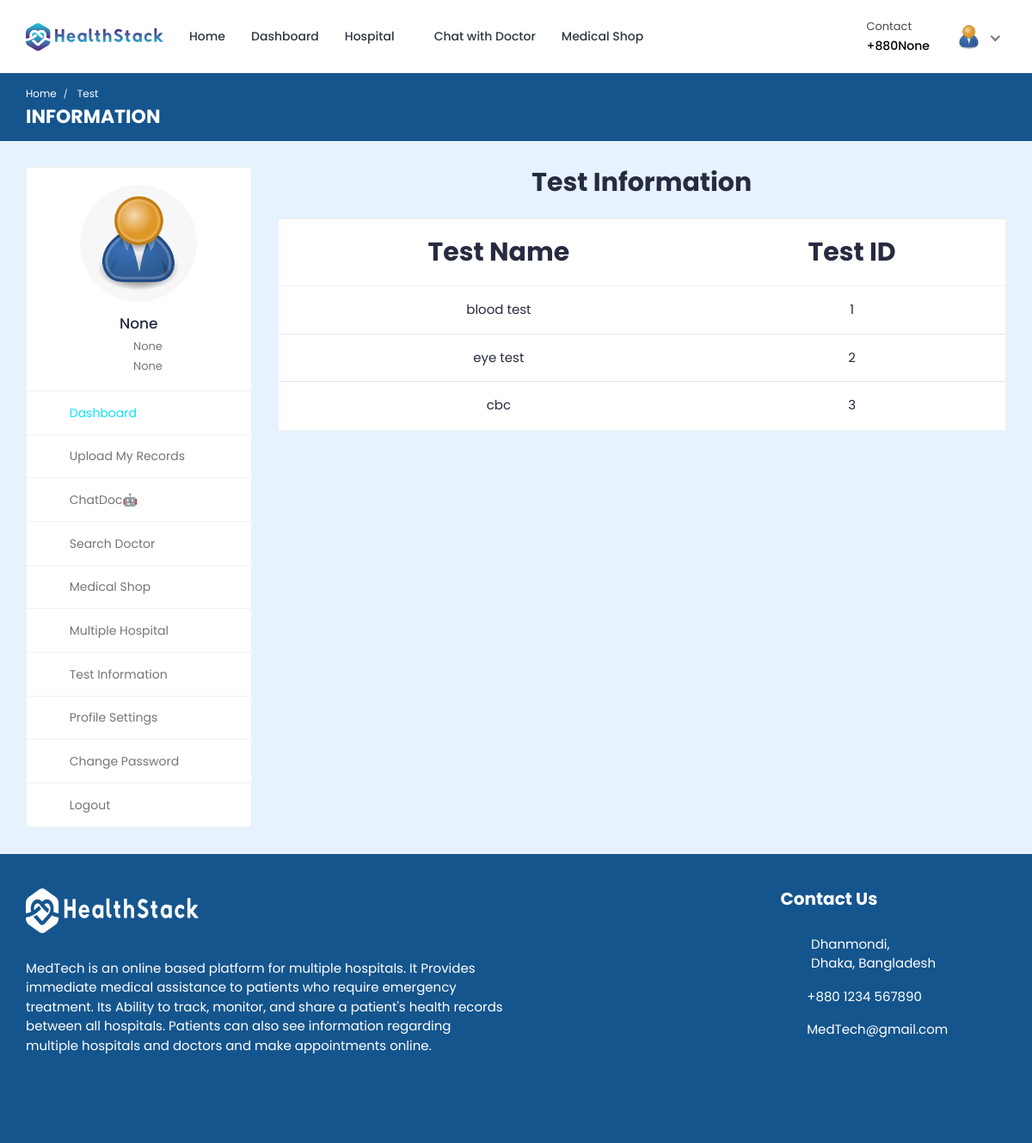
The app's page /doctor/doctor-test-list/ (signed in) with its own data.
### hospital/models.py (models this page shows, shortened)
class Patient(models.Model):
    patient_id = models.AutoField(primary_key=True)
    user = models.OneToOneField(User, on_delete=models.CASCADE, null=True, blank=True, related_name='patient')
    name = models.CharField(max_length=200, null=True, blank=True)
    username = models.CharField(max_length=200, null=True, blank=True)
    age = models.IntegerField(null=True, blank=True)
    email = models.EmailField(max_length=200, null=True, blank=True)
    phone_number = models.IntegerField(null=True, blank=True)
    address = models.CharField(max_length=200, null=True, blank=True)
    featured_image = models.ImageField(upload_to='patients/', default='patients/user-default.png', null=True, blank=True)
    blood_group = models.CharField(max_length=200, null=True, blank=True)
    history = models.CharField(max_length=200, null=True, blank=True)
    dob = models.CharField(max_length=200, null=True, blank=True)
    nid = models.CharField(max_length=200, null=True, blank=True)
    serial_number = models.CharField(max_length=200, null=True, blank=True)
    login_status = models.CharField(max_length=200, null=True, blank=True, default="offline")

### hospital_admin/models.py (models this page shows, shortened)
class Test_Information(models.Model):
    test_id = models.AutoField(primary_key=True)
    test_name = models.CharField(max_length=200, null=True, blank=True)
    test_price = models.CharField(max_length=200, null=True, blank=True)

### doctor/views.py (the view)
# urls.py: path('doctor-test-list/', views.doctor_test_list, name='doctor-test-list'),
@csrf_exempt
@login_required(login_url="login")
def doctor_test_list(request):
    if request.user.is_authenticated and request.user.is_doctor:
        doctor = Doctor_Information.objects.get(user=request.user)
        tests = Test_Information.objects.all
        context = {'doctor': doctor, 'tests': tests}
        return render(request, 'doctor-test-list.html', context)
    elif request.user.is_authenticated and request.user.is_patient:
        patient = Patient.objects.get(user=request.user)
        tests = Test_Information.objects.all
        context = {'patient': patient, 'tests': tests}
        return render(request, 'doctor-test-list.html', context)
    else:
        logout(request)
        messages.info(request, 'Not Authorized')
        return render(request, 'doctor-login.html')

### templates/doctor-test-list.html (shortened to what this page needs)
{% load static %}
<!DOCTYPE html>
<html lang="en">
  <head>
    <link
      rel="stylesheet"
      href="{% static 'MedTech-System/css/Normal/bootstrap.min.css' %}"
    />
    <link
      rel="stylesheet"
      href="{% static 'MedTech-System/plugins/Normal/fontawesome/css/fontawesome.min.css' %}"
    />
    <link
      rel="stylesheet"
      href="{% static 'MedTech-System/plugins/Normal/fontawesome/css/all.min.css' %}"
    />
    <link
      rel="stylesheet"
      href="{% static 'MedTech-System/css/Normal/style.css' %}"
    />
  </head>
  <body>
  {% if user.is_authenticated %}
    <div class="main-wrapper">
      <header class="header">
        {% if user.is_authenticated and user.is_patient %}
				{% include 'patient_navbar.html' %}
				{% endif %}
      </header>
      <div class="breadcrumb-bar">
        <div class="container-fluid">
          <div class="row align-items-center">
            <div class="col-md-12 col-12">
              <nav aria-label="breadcrumb" class="page-breadcrumb">
                <ol class="breadcrumb">
                  {% if user.is_authenticated and user.is_patient %}
									<li class="breadcrumb-item"><a href="{% url 'patient-dashboard' %}">Home</a></li>
									{% endif %}
                  <li class="breadcrumb-item active" aria-current="page">
                    Test
                  </li>
                </ol>
              </nav>
              <h2 class="breadcrumb-title">INFORMATION</h2>
            </div>
          </div>
        </div>
      </div>
      <div class="content">
        <div class="container-fluid">
          <div class="row">
            <div class="col-md-5 col-lg-4 col-xl-3 theiaStickySidebar">
              <div>
                {% if user.is_authenticated and user.is_patient %}
								{% include 'patient-sidebar.html' %}
								{% endif %}
              </div>
            </div>
            <div class="col-md-7 col-lg-8 col-xl-9">
              <div class="row">
                <div class="col-md-12">
                  <h2 class="mb-4 text-center"><b>Test Information</b></h2>
                  <div class="appointment-tab">
                      <div class="tab-pane" id="today-appointments">
                        <div class="card card-table mb-0">
                          <div class="card-body">
                            <div class="table-responsive">
                              <table
                                class="table table-hover table-center mb-0 text-center"
                              >
                                <thead style="font-size: 30px;">
                                  <tr>
                                    <th>Test Name</th>
                                    <th>Test ID</th>
                                  </tr>
                                </thead>
                                <tbody>
                                  {% for t in tests %}
                                  <tr>
                                    <td> {{t.test_name}}</td>
                                    <td>{{t.test_id}}</td>
                                  </tr>
                                  {% endfor %}
                                </tbody>
                              </table>
                            </div>
                          </div>
                        </div>
                      </div>
                    </div>
                  </div>
                </div>
              </div>
            </div>
          </div>
        </div>
      </div>
      {% include 'footer.html' %}
  {% else %}
  <p> You are not logged in </p>
  {% endif %}
  </body>
</html>

### templates/patient_navbar.html (shortened to what this page needs)
{% load static %}
<nav class="navbar navbar-expand-lg header-nav">
  <div class="navbar-header">
    <a href="{% url 'hospital_home'%}" class="navbar-brand logo">
      <img
        src="{% static 'MedTech-System/images/Normal/logo.jpg' %}"
        class="img-fluid"
        alt="Logo"
      />
    </a>
  </div>
  <div class="main-menu-wrapper">
    <ul class="main-nav">
      <li>
        <a href="{% url 'hospital_home'%}">Home</a>
      </li>
      <li>
        <a href="{% url 'patient-dashboard' %}">Dashboard</a>
      </li>
      <li class="has-submenu">
        <a href="#">Hospital <i class="fas fa-chevron-down"></i></a>
      </li>
      {% if user.is_authenticated and user.is_patient %}
      <li>
        <a href="{% url 'chat-home' pk=user.id %}">Chat with Doctor</a>
      </li>
      {% endif %}
      <li>
        <a href="{% url 'pharmacy_shop' %}">Medical Shop</a>
      </li>
    </ul>
  </div>
  <ul class="nav header-navbar-rht">
    <li class="nav-item contact-item">
      <div class="header-contact-img">
        <i class="far fa-hospital"></i>
      </div>
      <div class="header-contact-detail">
        <p class="contact-header">Contact</p>
        <p class="contact-info-header">+880{{patient.phone_number}}</p>
      </div>
    </li>
    <li class="nav-item dropdown has-arrow logged-item">
      <a href="#" class="dropdown-toggle nav-link" data-toggle="dropdown">
        <span class="user-img">
          <img
            class="rounded-circle"
            src="{{patient.featured_image.url}}"
            width="31"
            alt="Richard Wilson"
          />
        </span>
      </a>
    </li>
  </ul>
</nav>

### templates/patient-sidebar.html
{% load static %}
    <div class="profile-sidebar">
      <div class="widget-profile pro-widget-content">
        <div class="profile-info-widget">
          <a href="#" class="booking-doc-img">
            <img
              src="{{ patient.featured_image.url }}"
              alt="User Image"
            />
          </a>
          <div class="profile-det-info">
            <h3>{{patient.name}}</h3>
            <div class="patient-details">
              <h5>
                <i class="fas fa-birthday-cake"></i> {{ patient.dob }}
              </h5>
              <h5 class="mb-0">
                <i class="fas fa-map-marker-alt"></i>
                {{ patient.address }}
              </h5>
            </div>
          </div>
        </div>
      </div>
      <div class="dashboard-widget">
        <nav class="dashboard-menu sidebar">
          <ul>
            <li class="active">
              <a href="{% url 'patient-dashboard' %}">
                <i class="fas fa-columns"></i>
                <span>Dashboard</span>
              </a>
            </li>
            <li class="nav-item has-submenu">
              <a href="{% url 'file_to_txt' %}">
                <i class="fas fa-book"></i>
                <span>Upload My Records</span>
              </a>
            </li>
            <li class="nav-item has-submenu">
              <a href="{% url 'get_bot_response' %}">
                <i class="fas fa-robot"></i>
                <span>ChatDoc🤖</span>
              </a>
            </li>
            <li class="nav-item has-submenu">
              <a href="{% url 'search' %}">
                <i class="fas fa-user-md"></i>
                <span>Search Doctor</span>
              </a>
            </li>
            <li class="has-submenu">
              <a href="{% url 'pharmacy_shop' %}" class="nav-link">
                <i class="fas fa-capsules"></i>
                <span>Medical Shop</span>
              </a>
            </li>
            <li>
                <a href="{% url 'multiple-hospital' %}">
                  <i class="fas fa-hospital"></i>
                  <span>Multiple Hospital</span>
                </a>
            </li>
            <li>
              <a href="{% url 'doctor-test-list'%}" target="_blank">
                <i class="fas fa-hourglass-start"></i>
                <span>Test Information</span>
              </a>
            </li>
            <li>
              <a href="{% url 'profile-settings' %}">
                <i class="fas fa-user-cog"></i>
                <span>Profile Settings</span>
              </a>
            </li>
            <li>
              <a href="{% url 'change-password' pk=user.id%}">
                <i class="fas fa-lock"></i>
                <span>Change Password</span>
              </a>
            </li>
            <li>
              <a href="{% url 'logout' %}">
                <i class="fas fa-sign-out-alt"></i>
                <span>Logout</span>
              </a>
            </li>
          </ul>
        </nav>
      </div>
    </div>

### records on screen
Patient: phone_number "None", featured_image (placeholder picture), name "None", dob "None", address "None"
Test_Information: test_name "blood test", test_id "1"
Test_Information: test_name "eye test", test_id "2"
Test_Information: test_name "cbc", test_id "3"
